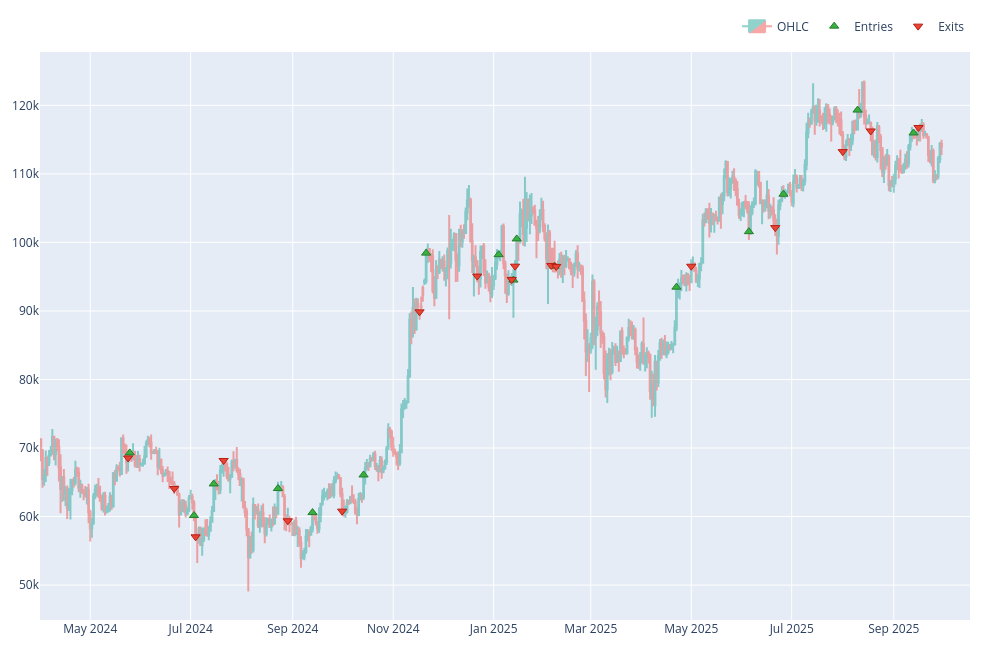

The cell this chart's notebook holds for it:
### Code cell
fig3 = plot_signals(data, 'BTCUSD', signals)
fig3.update_layout(height=650, width=1000)
#fig3.write_html("fig3.html", include_plotlyjs="embed")
fig3.show()

### Figure 1 — Plotly figure (JSON) as saved in the notebook; plotly's stock layout.template omitted (floating-point values rounded to 4 significant figures; data arrays with more than 128 entries replaced by an {"elided": "..."} marker saying what was removed)
{"data": [{"close": {"elided": "548 float values"}, "decreasing": {"fillcolor": "#ee534f", "line": {"color": "#ee534f"}}, "high": {"elided": "548 float values"}, "increasing": {"fillcolor": "#26a69a", "line": {"color": "#26a69a"}}, "low": {"elided": "548 float values"}, "name": "OHLC", "opacity": 0.5, "open": {"elided": "548 float values"}, "type": "candlestick", "x": {"elided": "548 str values"}}, {"marker": {"color": "#37B13F", "line": {"color": "rgb(38,123,44)", "width": 1}, "size": 8, "symbol": "triangle-up"}, "mode": "markers", "name": "Entries", "showlegend": true, "type": "scatter", "x": ["2024-05-25T00:00:00+00:00", "2024-07-03T00:00:00+00:00", "2024-07-15T00:00:00+00:00", "2024-08-23T00:00:00+00:00", "2024-09-13T00:00:00+00:00", "2024-10-14T00:00:00+00:00", "2024-11-21T00:00:00+00:00", "2025-01-04T00:00:00+00:00", "2025-01-13T00:00:00+00:00", "2025-01-15T00:00:00+00:00", "2025-02-07T00:00:00+00:00", "2025-04-22T00:00:00+00:00", "2025-06-05T00:00:00+00:00", "2025-06-26T00:00:00+00:00", "2025-08-10T00:00:00+00:00", "2025-09-13T00:00:00+00:00"], "y": [69290.0, 60150.0, 64760.0, 64090.0, 60580.0, 66070.0, 98440.0, 98210.0, 94510.0, 100500.0, 96540.0, 93470.0, 101600.0, 107000.0, 119300.0, 116000.0]}, {"marker": {"color": "#EA4335", "line": {"color": "rgb(181,31,18)", "width": 1}, "size": 8, "symbol": "triangle-down"}, "mode": "markers", "name": "Exits", "showlegend": true, "type": "scatter", "x": ["2024-05-24T00:00:00+00:00", "2024-06-21T00:00:00+00:00", "2024-07-04T00:00:00+00:00", "2024-07-21T00:00:00+00:00", "2024-08-29T00:00:00+00:00", "2024-10-01T00:00:00+00:00", "2024-11-17T00:00:00+00:00", "2024-12-22T00:00:00+00:00", "2025-01-12T00:00:00+00:00", "2025-01-14T00:00:00+00:00", "2025-02-05T00:00:00+00:00", "2025-02-08T00:00:00+00:00", "2025-05-01T00:00:00+00:00", "2025-06-21T00:00:00+00:00", "2025-08-01T00:00:00+00:00", "2025-08-18T00:00:00+00:00", "2025-09-16T00:00:00+00:00"], "y": [68550.0, 64090.0, 57040.0, 68180.0, 59390.0, 60790.0, 89870.0, 95090.0, 94580.0, 96530.0, 96640.0, 96500.0, 96520.0, 102200.0, 113200.0, 116300.0, 116800.0]}], "layout": {"height": 650, "legend": {"orientation": "h", "traceorder": "normal", "x": 1, "xanchor": "right", "y": 1.02, "yanchor": "bottom"}, "margin": {"b": 30, "l": 30, "r": 30, "t": 30}, "showlegend": true, "width": 1000, "xaxis": {"rangeslider": {"visible": false}, "showgrid": true}, "yaxis": {"showgrid": true}}}
